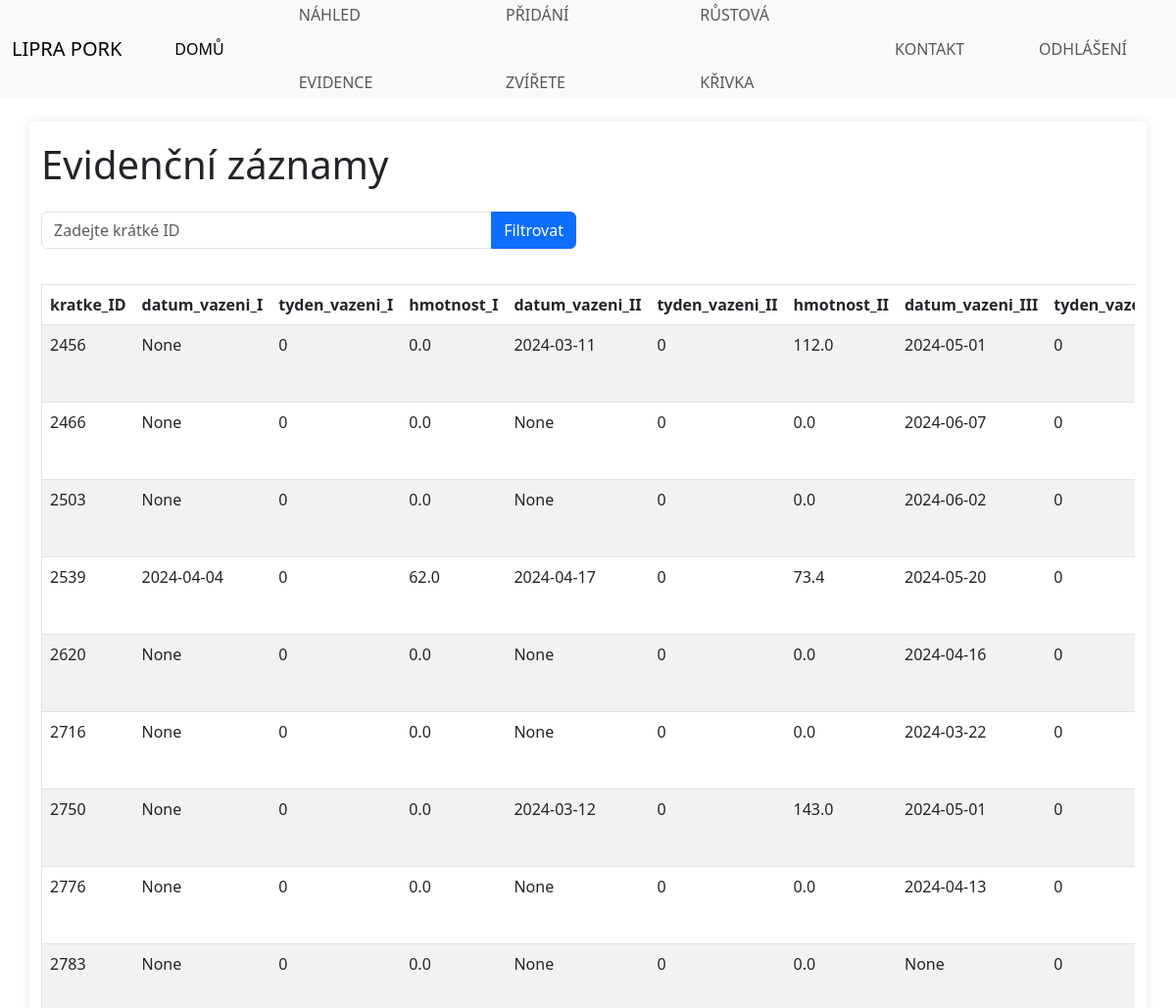
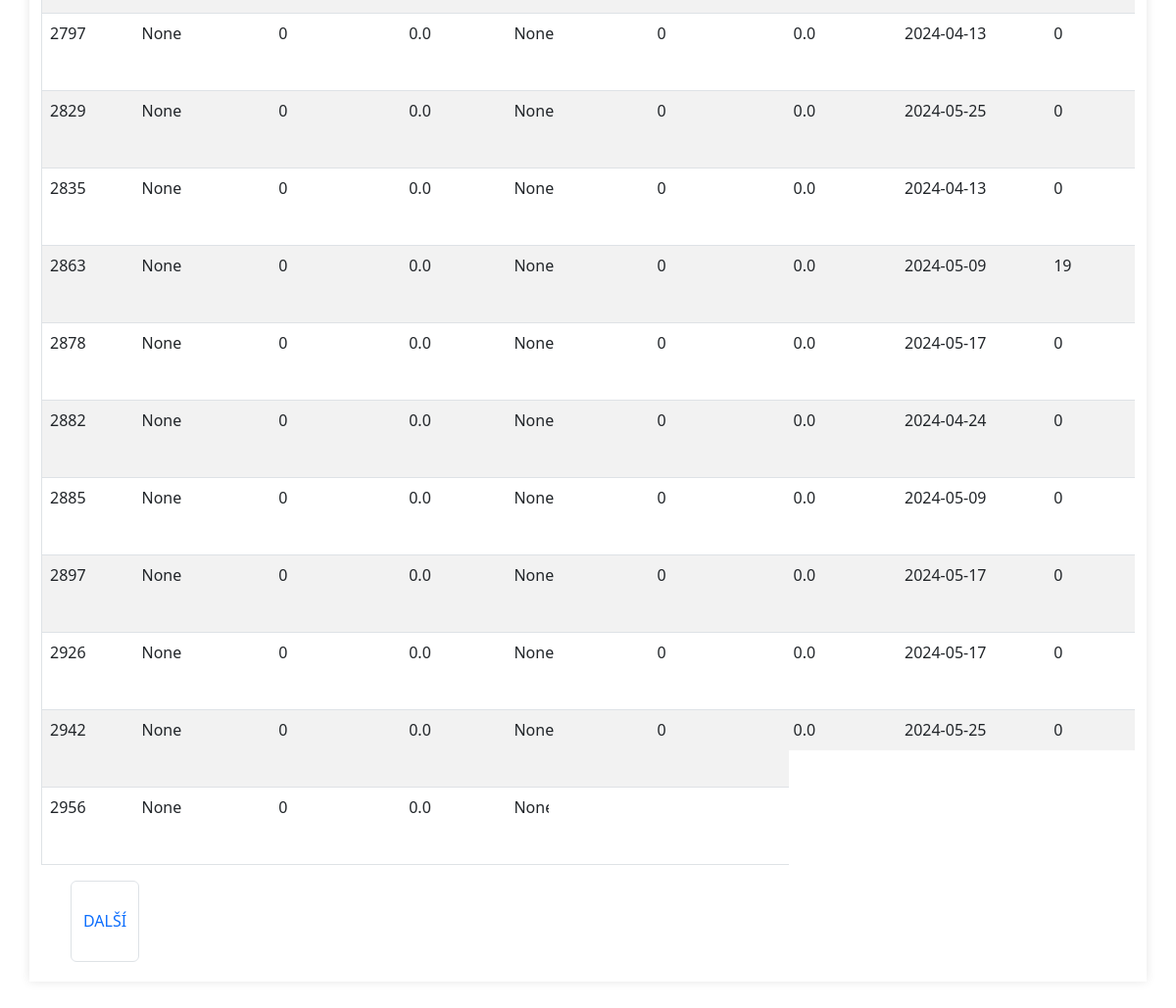
The page /animals (signed in) on the database its author committed (2 pictures, top to bottom).
### database_animal.py (models this page shows)
class Animals(db.Model):
    __tablename__ = 'animals'  # Název tabulky v databázi
    kratke_ID = db.Column(db.Integer, primary_key=True, unique=True, nullable=False)
    datum_vazeni_I = db.Column(db.Date, nullable=True)
    tyden_vazeni_I = db.Column(db.Integer, nullable=True)
    hmotnost_I = db.Column(db.Float, nullable=True)
    datum_vazeni_II = db.Column(db.Date, nullable=True)
    tyden_vazeni_II = db.Column(db.Integer, nullable=True)
    hmotnost_II = db.Column(db.Float, nullable=True)
    datum_vazeni_III = db.Column(db.Date, nullable=True)
    tyden_vazeni_III = db.Column(db.Integer, nullable=True)
    hmotnost_III = db.Column(db.Float, nullable=True)
    turnus = db.Column(db.Integer, nullable=True)
    rok = db.Column(db.Integer, nullable=True)
    interni_ID = db.Column(db.Integer, nullable=True)
    ID = db.Column(db.Integer, nullable=True)
    datum_narozeni = db.Column(db.Date, nullable=True)
    datum_spek = db.Column(db.Date, nullable=True)
    tyden_spek = db.Column(db.Integer, nullable=True)
    spek = db.Column(db.Float, nullable=True)
    rije = db.Column(db.Date, nullable=True)
    def __repr__(self):
        return (f'<Animals {self.kratke_ID}, {self.datum_vazeni_I}, {self.tyden_vazeni_I}, {self.hmotnost_I},'
                f'{self.datum_vazeni_II}, {self.tyden_vazeni_II}, {self.hmotnost_II}, {self.datum_vazeni_III},'
                f'{self.tyden_vazeni_III}, {self.hmotnost_III}, {self.turnus}, {self.rok}, {self.interni_ID},'
                f'{self.ID}, {self.datum_narozeni}, {self.datum_spek}, {self.tyden_spek}, {self.spek},'
                f'{self.rije}>')

### app.py (the view)
@app.route('/animals')
@login_required
def animals():
    page = request.args.get('page', 1, type=int)
    filter_id = request.args.get('kratke_ID', type=int)
    if filter_id:
        query = Animals.query.filter_by(kratke_ID=filter_id)
    else:
        query = Animals.query
    animals_paginated = query.paginate(page=page, per_page=20)
    print("Záznamy v databázi:", [animal for animal in animals_paginated.items])  # Debugging
    return render_template('animals.html', animals=animals_paginated)

### app.py (called while the page is built)
@login_manager.user_loader
def load_user(user_id):
    return db.session.get(User, int(user_id))

### templates/animals.html (shortened to what this page needs)
<!DOCTYPE html>
<html lang="cs-cz">
<head>
    <link rel="stylesheet" href="{{ url_for('static', filename='style.css') }}" type="text/css" />
    <link href="https://cdn.jsdelivr.net/npm/bootstrap@5.3.0-alpha3/dist/css/bootstrap.min.css" rel="stylesheet">
</head>
<body>
    <header>
        <nav class="navbar navbar-expand-md navbar-light bg-light">
            <div class="container-fluid">
                <a class="navbar-brand" href="{{ url_for('index') }}">LIPRA PORK</a>
                <div class="collapse navbar-collapse" id="navbarNav">
                    <ul class="navbar-nav">
                        <li class="nav-item">
                            <a class="nav-link active" href="{{ url_for('index') }}">Domů</a>
                        </li>
                        <li class="nav-item">
                            <a class="nav-link" href="{{ url_for('animals') }}">Náhled evidence</a>
                        </li>
                        <li class="nav-item">
                            <a class="nav-link" href="{{ url_for('add_animal') }}">Přidání zvířete</a>
                        </li>
                        <li class="nav-item">
                            <a class="nav-link" href="{{ url_for('growth_curve') }}">Růstová křivka</a>
                        </li>
                        <li class="nav-item">
                            <a class="nav-link" href="kontakt.html">Kontakt</a>
                        </li>
                        <li class="nav-item">
                            <a class="nav-link" href="{{ url_for('logout') }}">Odhlášení</a>
                        </li>
                    </ul>
                </div>
            </div>
        </nav>
    </header>
    <main class="container mt-4">
        <h1 class="mb-4">Evidenční záznamy</h1>
        <div class="row mb-3">
            <div class="col-12 col-md-6">
                <form method="GET" action="{{ url_for('animals') }}">
                    <div class="input-group">
                        <input type="number" name="kratke_ID" class="form-control" placeholder="Zadejte krátké ID" value="{{ request.args.get('kratke_ID', '') }}">
                        <button type="submit" class="btn btn-primary">Filtrovat</button>
                    </div>
                </form>
            </div>
        </div>
        <div class="table-responsive">
            <table class="table table-striped">
                <thead>
                    <tr>
                        <th>kratke_ID</th>
                        <th>datum_vazeni_I</th>
                        <th>tyden_vazeni_I</th>
                        <th>hmotnost_I</th>
                        <th>datum_vazeni_II</th>
                        <th>tyden_vazeni_II</th>
                        <th>hmotnost_II</th>
                        <th>datum_vazeni_III</th>
                        <th>tyden_vazeni_III</th>
                    </tr>
                </thead>
                <tbody>
                    {% for animal in animals.items %}
                    <tr>
                        <td>{{ animal.kratke_ID }}</td>
                        <td>{{ animal.datum_vazeni_I }}</td>
                        <td>{{ animal.tyden_vazeni_I }}</td>
                        <td>{{ animal.hmotnost_I }}</td>
                        <td>{{ animal.datum_vazeni_II }}</td>
                        <td>{{ animal.tyden_vazeni_II }}</td>
                        <td>{{ animal.hmotnost_II }}</td>
                        <td>{{ animal.datum_vazeni_III }}</td>
                        <td>{{ animal.tyden_vazeni_III }}</td>
                    </tr>
                    {% endfor %}
                </tbody>
            </table>
        </div>
        <nav>
            <ul class="pagination">
                {% if animals.has_next %}
                <li class="page-item">
                    <a class="page-link" href="{{ url_for('animals', page=animals.next_num) }}">Další</a>
                </li>
                {% endif %}
            </ul>
        </nav>
    </main>
</body>
</html>

### static/style.css (style rules this page uses)
html { background: #6ca161; }
body { font: 14px "Poppins"; background: #f9f9f9; color: #414042; box-sizing: border-box; margin: 0; padding: 100px 0 140px 0; min-width: 960px; }
body > header { height: 100px; width: 100%; background: #1c8404; color: white; display: flex; justify-content: space-evenly; position: fixed; z-index: 1; top: 0; }
nav ul { margin: 0; list-style-type: none; display: flex; align-items: center; height: 100%; }
nav ul li { padding: 0 25px; margin: 0 5px; font-size: 1em; line-height: 4.3em; }
nav ul a { color: white; padding: 8px 0; text-decoration: none; text-transform: uppercase; }
article, main { margin: 0 auto; max-width: 960px; padding: 50px; }
table { width: 100%; border-collapse: collapse; margin: 20px 0; }
table, th, td { border: 1px solid #ddd; padding: 8px; }
th { background-color: #f2f2f2; text-align: left; }
tr:nth-child(even) { background-color: #f9f9f9; }
.container { max-width: 1200px; margin: 0 auto; padding: 20px; background-color: #fff; box-shadow: 0 0 10px rgba(0,0,0,0.1); }
button { background-color: #4CAF50; color: white; padding: 10px 20px; border: none; border-radius: 4px; cursor: pointer; }

### rows shown on the page
Animals: kratke_ID "2456", datum_vazeni_I "None", tyden_vazeni_I "0", hmotnost_I "0.0", datum_vazeni_II "2024-03-11", tyden_vazeni_II "0", hmotnost_II "112.0", datum_vazeni_III "2024-05-01", tyden_vazeni_III "0"
Animals: kratke_ID "2466", datum_vazeni_I "None", tyden_vazeni_I "0", hmotnost_I "0.0", datum_vazeni_II "None", tyden_vazeni_II "0", hmotnost_II "0.0", datum_vazeni_III "2024-06-07", tyden_vazeni_III "0"
Animals: kratke_ID "2503", datum_vazeni_I "None", tyden_vazeni_I "0", hmotnost_I "0.0", datum_vazeni_II "None", tyden_vazeni_II "0", hmotnost_II "0.0", datum_vazeni_III "2024-06-02", tyden_vazeni_III "0"
Animals: kratke_ID "2539", datum_vazeni_I "2024-04-04", tyden_vazeni_I "0", hmotnost_I "62.0", datum_vazeni_II "2024-04-17", tyden_vazeni_II "0", hmotnost_II "73.4", datum_vazeni_III "2024-05-20", tyden_vazeni_III "0"
Animals: kratke_ID "2620", datum_vazeni_I "None", tyden_vazeni_I "0", hmotnost_I "0.0", datum_vazeni_II "None", tyden_vazeni_II "0", hmotnost_II "0.0", datum_vazeni_III "2024-04-16", tyden_vazeni_III "0"
Animals: kratke_ID "2716", datum_vazeni_I "None", tyden_vazeni_I "0", hmotnost_I "0.0", datum_vazeni_II "None", tyden_vazeni_II "0", hmotnost_II "0.0", datum_vazeni_III "2024-03-22", tyden_vazeni_III "0"
Animals: kratke_ID "2750", datum_vazeni_I "None", tyden_vazeni_I "0", hmotnost_I "0.0", datum_vazeni_II "2024-03-12", tyden_vazeni_II "0", hmotnost_II "143.0", datum_vazeni_III "2024-05-01", tyden_vazeni_III "0"
Animals: kratke_ID "2776", datum_vazeni_I "None", tyden_vazeni_I "0", hmotnost_I "0.0", datum_vazeni_II "None", tyden_vazeni_II "0", hmotnost_II "0.0", datum_vazeni_III "2024-04-13", tyden_vazeni_III "0"
Animals: kratke_ID "2783", datum_vazeni_I "None", tyden_vazeni_I "0", hmotnost_I "0.0", datum_vazeni_II "None", tyden_vazeni_II "0", hmotnost_II "0.0", datum_vazeni_III "None", tyden_vazeni_III "0"
Animals: kratke_ID "2797", datum_vazeni_I "None", tyden_vazeni_I "0", hmotnost_I "0.0", datum_vazeni_II "None", tyden_vazeni_II "0", hmotnost_II "0.0", datum_vazeni_III "2024-04-13", tyden_vazeni_III "0"
Animals: kratke_ID "2829", datum_vazeni_I "None", tyden_vazeni_I "0", hmotnost_I "0.0", datum_vazeni_II "None", tyden_vazeni_II "0", hmotnost_II "0.0", datum_vazeni_III "2024-05-25", tyden_vazeni_III "0"
Animals: kratke_ID "2835", datum_vazeni_I "None", tyden_vazeni_I "0", hmotnost_I "0.0", datum_vazeni_II "None", tyden_vazeni_II "0", hmotnost_II "0.0", datum_vazeni_III "2024-04-13", tyden_vazeni_III "0"
Animals: kratke_ID "2863", datum_vazeni_I "None", tyden_vazeni_I "0", hmotnost_I "0.0", datum_vazeni_II "None", tyden_vazeni_II "0", hmotnost_II "0.0", datum_vazeni_III "2024-05-09", tyden_vazeni_III "19"
Animals: kratke_ID "2878", datum_vazeni_I "None", tyden_vazeni_I "0", hmotnost_I "0.0", datum_vazeni_II "None", tyden_vazeni_II "0", hmotnost_II "0.0", datum_vazeni_III "2024-05-17", tyden_vazeni_III "0"
Animals: kratke_ID "2882", datum_vazeni_I "None", tyden_vazeni_I "0", hmotnost_I "0.0", datum_vazeni_II "None", tyden_vazeni_II "0", hmotnost_II "0.0", datum_vazeni_III "2024-04-24", tyden_vazeni_III "0"
Animals: kratke_ID "2885", datum_vazeni_I "None", tyden_vazeni_I "0", hmotnost_I "0.0", datum_vazeni_II "None", tyden_vazeni_II "0", hmotnost_II "0.0", datum_vazeni_III "2024-05-09", tyden_vazeni_III "0"
Animals: kratke_ID "2897", datum_vazeni_I "None", tyden_vazeni_I "0", hmotnost_I "0.0", datum_vazeni_II "None", tyden_vazeni_II "0", hmotnost_II "0.0", datum_vazeni_III "2024-05-17", tyden_vazeni_III "0"
Animals: kratke_ID "2926", datum_vazeni_I "None", tyden_vazeni_I "0", hmotnost_I "0.0", datum_vazeni_II "None", tyden_vazeni_II "0", hmotnost_II "0.0", datum_vazeni_III "2024-05-17", tyden_vazeni_III "0"
Animals: kratke_ID "2942", datum_vazeni_I "None", tyden_vazeni_I "0", hmotnost_I "0.0", datum_vazeni_II "None", tyden_vazeni_II "0", hmotnost_II "0.0", datum_vazeni_III "2024-05-25", tyden_vazeni_III "0"
Animals: kratke_ID "2956", datum_vazeni_I "None", tyden_vazeni_I "0", hmotnost_I "0.0", datum_vazeni_II "None"
